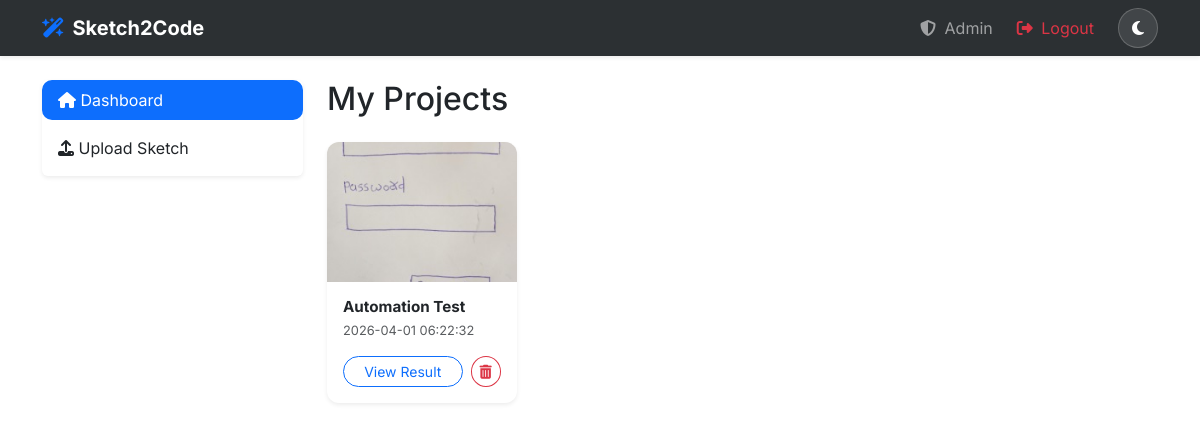
The app's page /dashboard (signed in) with its own data.
### tables this page shows
CREATE TABLE projects (
    id INTEGER PRIMARY KEY AUTOINCREMENT,
    user_id INTEGER NOT NULL,
    title VARCHAR(100) NOT NULL,
    sketch_image_path VARCHAR(255) NOT NULL,
    generated_html TEXT,
    generated_css TEXT,
    created_at DATETIME DEFAULT CURRENT_TIMESTAMP, generated_java TEXT, detected_elements TEXT, page_type TEXT DEFAULT 'form',
    FOREIGN KEY (user_id) REFERENCES users(id) ON DELETE CASCADE
);

### routes/main.py (the view)
@main_bp.route('/dashboard')
def dashboard():
    if 'user_id' not in session:
        return redirect(url_for('auth.login'))
    conn = get_db_connection()
    projects = []
    if conn:
        cursor = conn.cursor(dictionary=True)
        cursor.execute("SELECT * FROM projects WHERE user_id = %s ORDER BY created_at DESC", (session['user_id'],))
        projects = cursor.fetchall()
        conn.close()
    return render_template('dashboard.html', projects=projects)

### database/db.py (called while the page is built)
def get_db_connection():
    if not os.path.exists(DB_PATH):
        init_db()
    return SQLiteConnection(DB_PATH)

    def cursor(self, dictionary=False):
        return SQLiteCursor(self.conn.cursor(), dictionary)

    def close(self):
        self.conn.close()

    def execute(self, sql, params=None):
        sql = sql.replace('%s', '?')
        if params is None:
            return self.cursor.execute(sql)
        if not isinstance(params, (list, tuple)):
            params = (params,)
        return self.cursor.execute(sql, params)

    def fetchall(self):
        rows = self.cursor.fetchall()
        if self.dictionary:
            return [dict(r) for r in rows]
        return rows

### templates/dashboard.html
{% extends 'base.html' %}
{% block content %}
<div class="row">
    <div class="col-md-3">
        <div class="list-group shadow-sm mb-4">
            <a href="/dashboard" class="list-group-item list-group-item-action active"><i class="fa-solid fa-home"></i> Dashboard</a>
            <a href="/upload" class="list-group-item list-group-item-action"><i class="fa-solid fa-upload"></i> Upload Sketch</a>
        </div>
    </div>
    <div class="col-md-9">
        <h2 class="mb-4">My Projects</h2>
        <div class="row">
            {% if projects %}
                {% for project in projects %}
                <div class="col-sm-6 col-lg-4 col-xl-3 mb-4">
                    <div class="card shadow-sm h-100 border-0" style="border-radius: 12px; overflow: hidden;">
                        <img src="{{ url_for('static', filename='uploads/' + project.sketch_image_path) }}" class="card-img-top" style="height: 140px; object-fit: cover;">
                        <div class="card-body p-3">
                            <h6 class="card-title fw-bold mb-1" style="font-size: 0.95rem;">{{ project.title }}</h6>
                            <p class="text-muted small mb-3" style="font-size: 0.8rem;">{{ project.created_at }}</p>
                            <div class="d-flex gap-2">
                                <a href="/preview/{{ project.id }}" class="btn btn-outline-primary btn-sm rounded-pill flex-grow-1">View Result</a>
                                <form action="{{ url_for('main.delete_project', project_id=project.id) }}" method="POST" onsubmit="return confirm('Are you sure you want to delete this project?');">
                                    <button type="submit" class="btn btn-outline-danger btn-sm rounded-circle" title="Delete">
                                        <i class="fa-solid fa-trash-can"></i>
                                    </button>
                                </form>
                            </div>
                        </div>
                    </div>
                </div>
                {% endfor %}
{% else %}
                <div class="col-12 text-center py-5">
                    <h4 class="text-muted">No projects yet</h4>
                    <p>Upload a sketch to generate your first web page.</p>
                    <a href="/upload" class="btn btn-primary mt-2">Start a Project</a>
                </div>
            {% endif %}
        </div>
    </div>
</div>
{% endblock %}

### templates/static/css/style.css (style rules this page uses)
body { font-family: 'Inter', sans-serif; transition: background-color 0.3s ease, color 0.3s ease; }
.card { border-radius: 16px; border: none; transition: transform 0.3s ease, box-shadow 0.3s ease; box-shadow: 0 4px 6px rgba(0,0,0,0.05); }
.list-group-item { border-radius: 10px !important; margin-bottom: 8px; border: none; transition: all 0.2s; }

### records on screen
projects: sketch_image_path (picture), title "Automation Test", created_at "2026-04-01 06:22:32"
